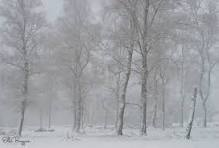
%> input picture code/images/lowContrast.jpeg, 219 x 148 px
$ octave TestModiCont.m   (GNU Octave 9; MATLAB toolbox functions it lacks are replaced by stand-ins)
%> lines starting %> are read from the running program, lines starting %| are printed output that depends on the picture
### code/histogram.m
function h=histogram(I)
    if length(size(I))==3
        I=rgb2gray(I);
    end

    h=zeros(1,256);
    [row,col]=size(I);
    for x=1:row
        for  y=1:col
            a=I(x,y);
            h(a+1)=h(a+1)+1;
        end
    end
end

### code/modifiedContrast.m
function I=modifiedContrast(I)

    if length(size(I))==3
        I=rgb2gray(I);
    end
    qlow=0.005;
    qhigh=0.005;

    [M,N]=size(I);

    amin=0;
    amax=255;

    h=histogram(I);
    H=cumulativeHist(h);

    alow=min(find(H>=M*N*qlow));
    ahigh=max(find(H<=M*N*(1-qhigh)));

    for i=1:M
        for j=1:N
            a=I(i,j);
            if a<=alow
                I(i,j)=amin;

            elseif  a>=ahigh
                I(i,j)=amax;
            else
                I(i,j)=amin + (a-alow)*((amax-amin)/(ahigh-alow));
            end
        end
    end
end

### code/cumulativeHist.m
function H=cumulativeHist(h)

    K=length(h);
    H=zeros(1,K);
    H(1)=h(1);
    for i=1:K-1
        H(i+1)=H(i)+h(i+1);
    end
end

### code/TestModiCont.m
I=imread('./images/lowContrast.jpeg');
%> I is the input picture: size 148x219x3 uint8; mean R, G, B 158.4, 159.9, 164.2

h=histogram(I);
%> after the loop in histogram, `for x=1:row`: h = 256 values, max 935 at index 159, min 0 at index 1, mean 126.6
J=modifiedContrast(I);
%> after the loop in cumulativeHist, `for i=1:K-1`: H = 256 values from 0 to 32412
%> in modifiedContrast, `alow=min(find(H>=M*N*qlow));`: alow = 110
%> in modifiedContrast, `ahigh=max(find(H<=M*N*(1-qhigh)));`: ahigh = 202
%> after the loop in modifiedContrast, `for i=1:M`:
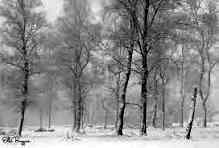
%> I: size 148x219 uint8; min 0, max 255, mean 138.6
h2=histogram(J);
%> h2 = 256 values, max 935 at index 134, min 0 at index 2, mean 126.6

subplot(2,2,1);imshow(rgb2gray(I));hold on;
subplot(2,2,2);plot(h);
subplot(2,2,3);imshow(J);
subplot(2,2,4);plot(h2);
%> after `plot(h2)`:
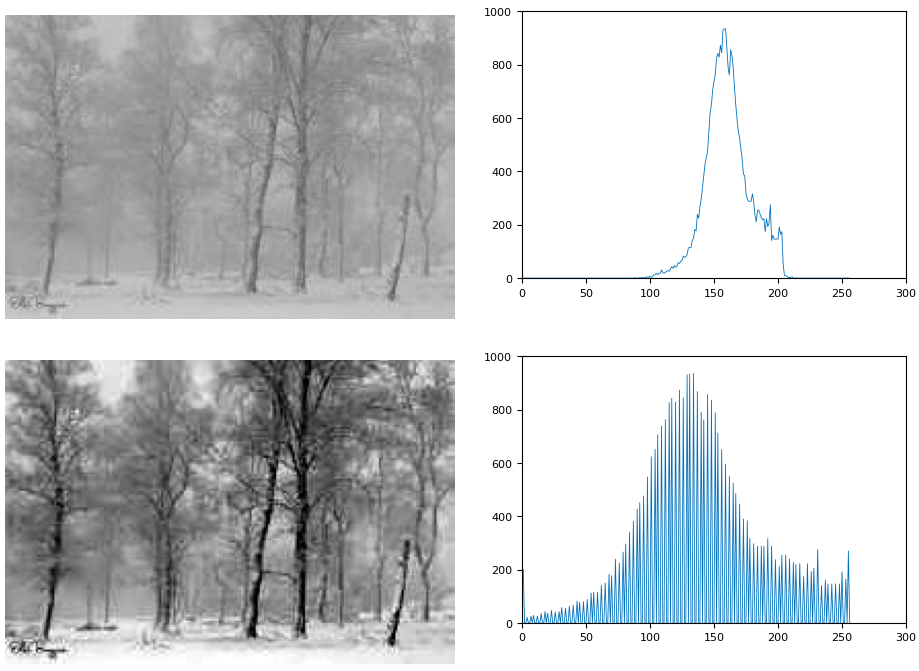
%> figure redrawn from the program's plot data, 4 panels
